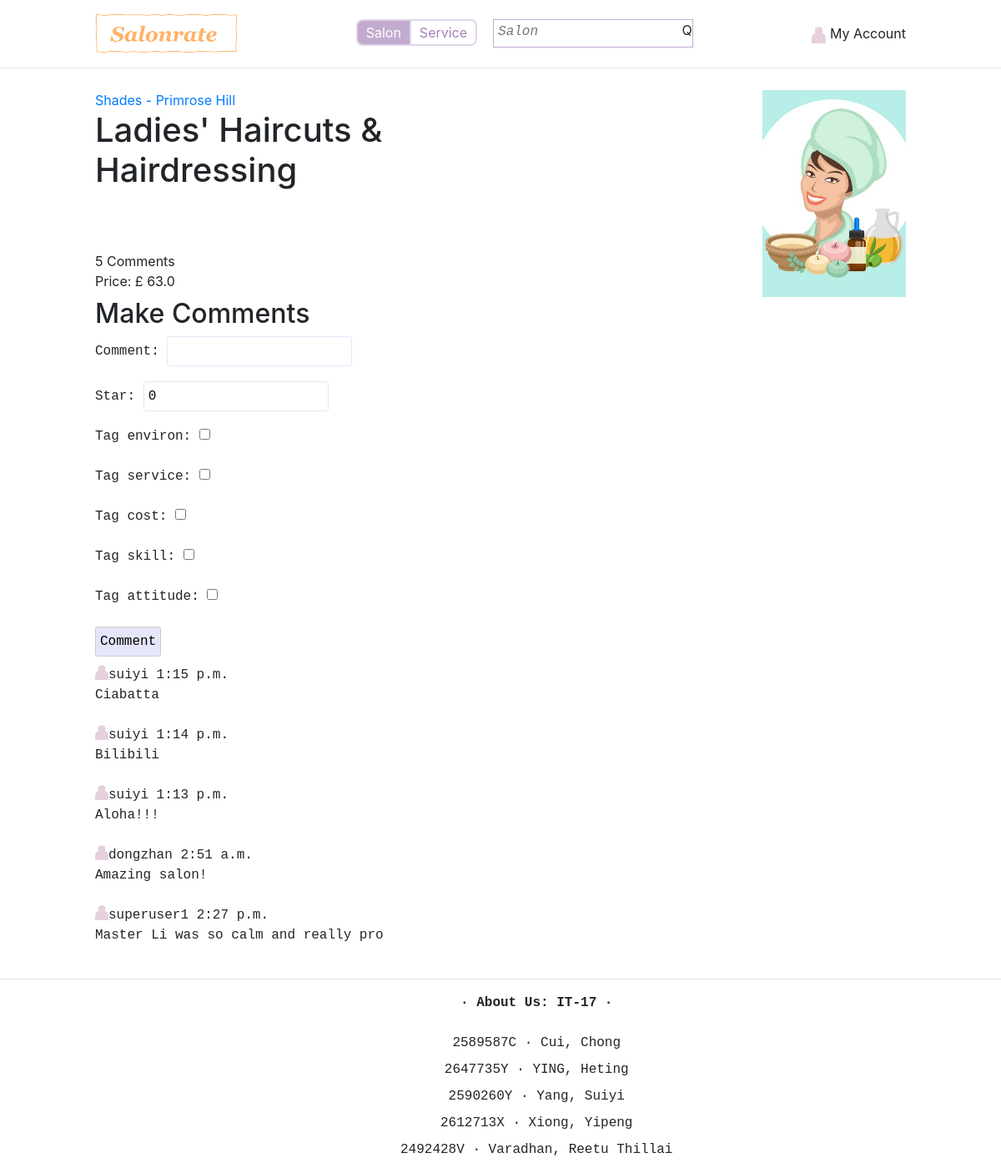
The page /salonrate/service/ on the database as committed earlier.
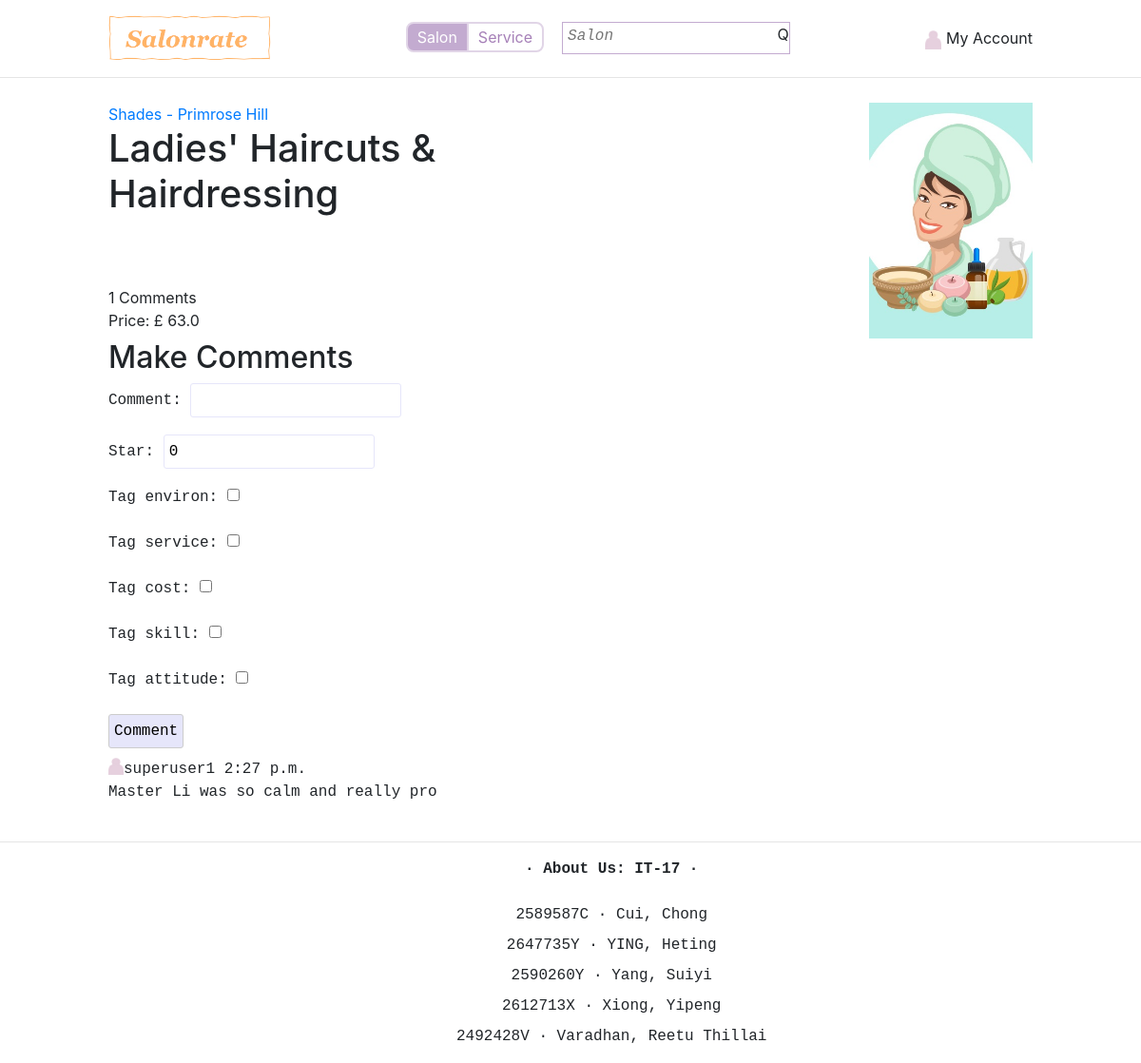
The same page on the database as committed later.
### salonrate/models.py (models this page shows, shortened)
class Service(models.Model):
    service_id = models.AutoField(primary_key=True, null=False)
    salon_id = models.ForeignKey(Salon, on_delete=models.CASCADE)
    service_name = models.CharField(max_length=50, null=False)
    service_type = models.IntegerField(default=0)
    service_price = models.FloatField(default=0.0)
    service_rate = models.FloatField(default=0.0)
    slug = models.SlugField(blank=True)

class Salon(models.Model):
    salon_id = models.AutoField(primary_key=True, null=False)
    salon_name = models.CharField(max_length=50, null=False)
    salon_address = models.CharField(max_length=100, null=False)
    salon_rate = models.FloatField(null=False)
    salon_avg_price = models.FloatField(default=0.0)
    salon_busy = models.BooleanField(default=False)
    image = models.ImageField(upload_to="salon_img", blank=True)
    tag = models.CharField(max_length=16, default='0')
    phone = models.CharField(max_length=16)
    open_time = models.CharField(max_length=32, default='10:00am-5:00pm')
    slug = models.SlugField(blank=True)

class Comment(models.Model):
    comment_id = models.AutoField(primary_key=True, null=False)
    username = models.ForeignKey(User, on_delete=models.CASCADE)
    salon_or_service_id = models.IntegerField(default=0, null=False)
    type = models.IntegerField(default=0)
    comment = models.CharField(max_length=500)
    star = models.IntegerField(default=0)
    tag_environ = models.BooleanField(default=False)
    tag_service = models.BooleanField(default=False)
    tag_cost = models.BooleanField(default=False)
    tag_skill = models.BooleanField(default=False)
    tag_attitude = models.BooleanField(default=False)
    comment_time = models.TimeField(auto_now=True)

### salonrate/views.py (the view, shortened to what this page needs)
# urls.py: path('service/', views.service_detail, name="service"),
def service_detail(request):
    service = get_object_or_404(Service, service_id=100)
    context_dict = {"service":service,"comments":None}
    comments = Comment.objects.filter(salon_or_service_id=service.service_id, type=1).order_by("-comment_id")
    if comments:
        context_dict["comments"] = comments
        context_dict["comment_count"] = len(comments)
    else:
        print("No Comments")
    form = CommentForm()
    context_dict['form'] = form
    return render(request, 'salonrate/service.html', context_dict)

### salonrate/forms.py
class CommentForm(forms.ModelForm):
    class Meta:
        model = Comment
        fields = ('comment', 'star', 'tag_environ', 'tag_service', 'tag_cost', 'tag_skill', 'tag_attitude', )

### templates/salonrate/service.html (shortened to what this page needs)
{% extends 'salonrate/base.html' %}
{% load staticfiles %}
{% block body_block %}
<div class="main">
    <div class="detail">
        <div class="left">
            <div class="back"><a href="{% url 'salonrate:salon' %}">{{ service.salon_id.salon_name }}</a></div>
            <div class="name"><h1>{{ service.service_name }}</h1></div>
            <div class="item-rate">
                <fieldset>
                    <input type="radio" id="star5" name="rating" value="5"/><label for="star5" title="Outstanding">5 stars</label>
                    <input type="radio" id="star4" name="rating" value="4"/><label for="star4" title="Very Good">4 stars</label>
                    <input type="radio" id="star3" name="rating" value="3"/><label for="star3" title="Good">3 stars</label>
                    <input type="radio" id="star2" name="rating" value="2"/><label for="star2" title="Poor">2 stars</label>
                    <input type="radio" id="star1" name="rating" value="1"/><label for="star1" title="Very Poor">1 star</label>
                </fieldset>
            </div>
            <div class="comcount">{{ comment_count }} Comments</div>
            <div class="price">Price: £ {{ service.service_price }}</div>
        </div>
        <div class="right">
            {% if service.service_type == 0 %}
            <img class="promopic" src="{% static 'images/wash.png' %}" alt="wash_img" />
            {% elif service.service_type == 1 %}
            <img class="promopic" src="{% static 'images/cut.jpeg' %}" alt="cut_img" />
            {% elif service.service_type == 2 %}
            <img class="promopic" src="{% static 'images/dye.jpeg' %}" alt="dye_img" />
            {% elif service.service_type == 3 %}
            <img class="promopic" src="{% static 'images/perm.jpg' %}" alt="perm_img" />
            {% elif service.service_type == 4 %}
            <img class="promopic" src="{% static 'images/care.jpeg' %}" alt="care_img" />
            {% else %}
            <img class="promopic" src="{% static 'images/item.png' %}" alt="care_img" />
            {% endif %}
        </div>
    </div>
    <div class="comment">
        <div class="subtopic"><h2>Make Comments</h2></div>
        <form class="cmf" method="post">
            {{ form.as_p }}
            <input class="submit" type="submit" value="Comment" />
        </form>
        {% if comments %}
        {% for comment in comments %}
        <div class="comment-item">
            {% if comment.username.avatar %}
            <div class="avatar"><img class='ava' src={{ comment.username.avatar }} alt="Avatar" /></div>
            {% else %}
            <div class="avatar"><img class='ava' src="{% static 'images/me.png' %}" alt="Avatar" /></div>
            {% endif %}
            <div class="user">{{ comment.username.username }} {{ comment.comment_time }}</div><br />
            <div class="content">{{ comment.comment }}</div><br />
        </div>
        {% endfor %}
        {% endif %}
    </div>
</div>
{% endblock %}

### templates/salonrate/base.html (shortened to what this page needs)
<!DOCTYPE html>
{% load staticfiles %}
<html>
    <head>
        <link rel="stylesheet" type="text/css" href="http://www.jq22.com/jquery/font-awesome.4.6.0.css">
        <link href="https://getbootstrap.com/docs/4.2/dist/css/bootstrap.min.css" rel="stylesheet">
        <link href="https://getbootstrap.com/docs/4.2/examples/dashboard/dashboard.css" rel="stylesheet">
    </head>
    <body>
        <div class="result-header">
            <img class="logo-img" src="{% static 'images/logo.png' %}" alt="Salonrate Logo">
            <div class="search-box">
                <ul class="search-switch" id="test">
                    <li class="selected">Salon</li>
                    <li>Service</li>
                </ul>
                <div class="search-area">
                    <label>
                        <input class="search-txt" type="text" placeholder="Salon">
                    </label>
                    <a class="search-btn">
                        Q
                    </a>
                </div>
            </div>
            <div class="my-center">
                <img class="me-img" src="{% static 'images/me.png' %}" alt="My logo">
                <a>
                    My Account
                </a>
            </div>
        </div>
        <hr />
        <div class="main">
            {% block body_block %}
            {% endblock %}
        </div>
        <hr />
        <div class="about">
            <dl>
                <dt>· About Us: IT-17 ·</dt><br />
                <dd>2589587C  ·  Cui, Chong</li>
                <dd>2647735Y  ·  YING, Heting</li>
                <dd>2590260Y  ·  Yang, Suiyi</li>
                <dd>2612713X  ·  Xiong, Yipeng</li>
                <dd>2492428V  ·  Varadhan, Reetu Thillai</li>
            </dl>
        </div>
    </body>
</html>

### templates/salonrate/service.html (style rules this page uses)
.main { overflow:auto; margin-left:5%; margin-right:5%; margin-top: 10px; }
.detail { overflow: auto; }
.left { float:left; width: 48%; height: 30vh; }
.right { float:right; width: 48%; }
.promopic { float:right; height: 31vh; border:2px; }
.comment { margin-top: 1px; width:auto; float:left; }
.cmf { font-family: 'Courier New', Courier, monospace; }
input { border: 1px solid lavender; padding: 3px 0px; border-radius: 3px; padding:5px; font-family: 'Courier New', Courier, monospace; }
.submit { border: 1px solid #ccc; padding: 3px 0px; border-radius: 3px; padding:5px; background-color: lavender; font-family: 'Courier New', Courier, monospace; margin-bottom: 10px; }
.comment-item { -webkit-line-clamp: 2; font-family: 'Courier New', Courier, monospace; }
.avatar { height: 18px; width: 16px; float: left; }
.ava { width: 100%; display:block; }
.user { float:left; }
.content { font-family: 'Courier New', Courier, monospace; }

### templates/salonrate/base.html (style rules this page uses)
.result-header { margin-top:15px; margin-left:5%; margin-right:5%; display: flex; align-items: center; }
ul { list-style: none; margin: 0; padding: 0; width: auto; }
.search-switch li { float: left; border: 2px solid #E1D5E7; margin: 0 -1px 0 -1px; padding: 2px 10px 2px 10px; }
.search-switch li:first-child { border-radius: 8px 0 0 8px; }
.search-switch li:last-child { border-radius: 0 8px 8px 0; }
.logo-img { display: block; height: 50px; margin: 0 0 0 5%; }
.my-center { margin: 0 5% 0 0; }
.me-img { height: 20px; }
.search-switch { color: #A680B8; background-color: #FFFFFF; float: left; margin: 0 20px 0 0; }
.selected { color: #FFFFFF; background-color: #C3ABD0; }
.search-box { flex: 1; display: flex; justify-content: center; }
.search-area { float: left; border: 1px solid #C3ABD0; }
.search-txt { height: 20px; line-height: 20px; border: none; background: transparent; text-overflow: ellipsis; overflow: hidden; border-radius: 0; font-style: italic; color: #C3ABD0; outline: none; }
.search-btn { color: #808080; display: inline-block; }
.item-rate { font-family: 'FontAwesome'; margin: 1% 0 3% 0; }
.item-rate > fieldset { padding: 0; margin: 0; border: none; display: inline-block; }
.item-rate > fieldset:not(:checked) > label { float: right; width: 1em; padding: 0 .05em; overflow: hidden; white-space: nowrap; cursor: pointer; font-size: 150%; color: #F0A30A; }
.item-rate > fieldset:not(:checked) > label:before { content: '\f006 '; }
.about { margin-left:10%; align-items:center; float:left; text-align: center; margin-left: 40%; font-family: 'Courier New', Courier, monospace; }

Rows that differ between the two databases and show on the page:
removed Comment: username.username "suiyi", comment_time "1:15 p.m.", comment "Ciabatta"
removed Comment: username.username "suiyi", comment_time "1:14 p.m.", comment "Bilibili"
removed Comment: username.username "suiyi", comment_time "1:13 p.m.", comment "Aloha!!!"
removed Comment: username.username "dongzhan", comment_time "2:51 a.m.", comment "Amazing salon!"
Other text that changed with them:
{{ comment_count }}: "5" → "1"
